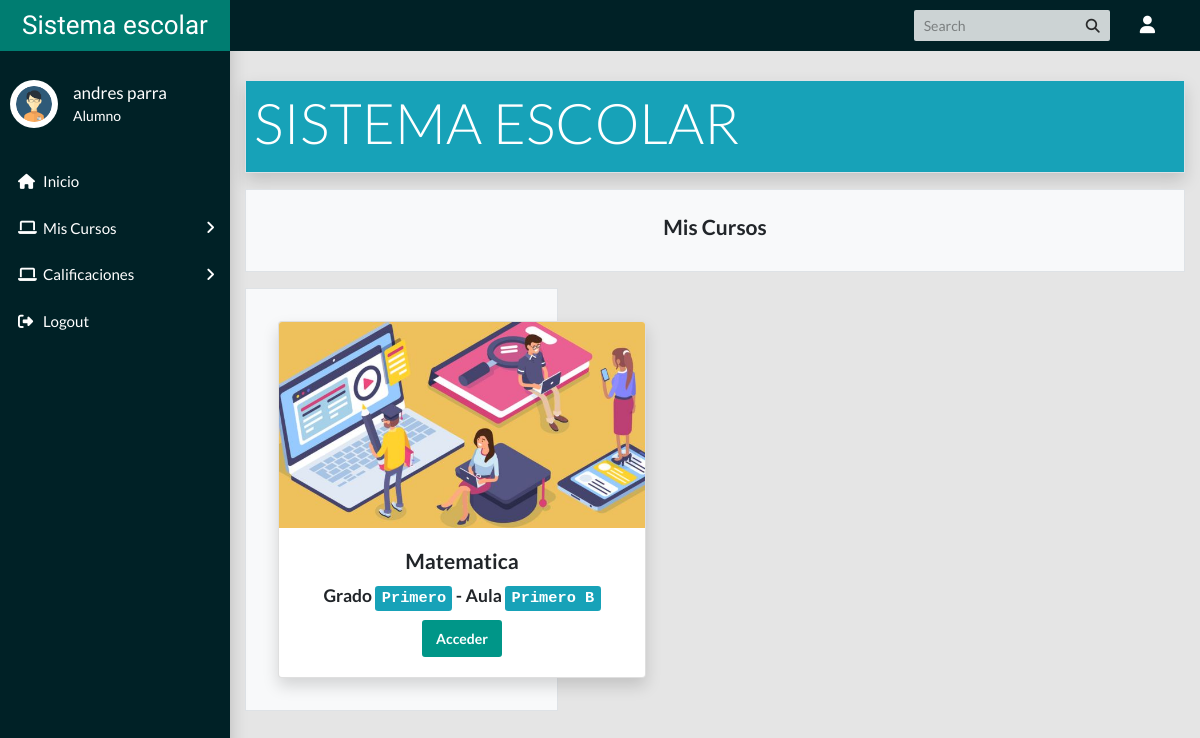
The page /alumno/index.php (signed in) on the database its author committed.
### tables this page shows
CREATE TABLE `alumno_profesor` (
  `ap_id` int(11) NOT NULL,
  `alumno_id` int(11) NOT NULL,
  `pm_id` int(11) NOT NULL,
  `periodo_id` int(11) NOT NULL,
  `estadop` int(11) NOT NULL
);

CREATE TABLE `materias` (
  `materia_id` int(11) NOT NULL,
  `nombre_materia` varchar(100) NOT NULL,
  `estado` int(11) NOT NULL DEFAULT 1
);

CREATE TABLE `grados` (
  `grado_id` int(11) NOT NULL,
  `nombre_grado` varchar(100) NOT NULL,
  `estado` int(11) NOT NULL DEFAULT 1
);

CREATE TABLE `aulas` (
  `aula_id` int(11) NOT NULL,
  `nombre_aula` varchar(100) NOT NULL,
  `estado` int(11) NOT NULL DEFAULT 1
);

### alumno/index.php (the view)
<?php
require_once 'includes/header.php';
require_once '../includes/conexion.php';
$idAlumno = $_SESSION['alumno_id'];
$sql ="SELECT * FROM alumno_profesor as ap INNER JOIN alumnos as al ON ap.alumno_id = al.alumno_id INNER JOIN profesor_materia as pm ON ap.pm_id = pm.pm_id INNER JOIN grados as g ON pm.grado_id = g.grado_id INNER JOIN aulas as a ON pm.aula_id = a.aula_id INNER JOIN profesor as p ON pm.profesor_id = p.profesor_id INNER JOIN materias as m ON pm.materia_id = m.materia_id WHERE al.alumno_id = $idAlumno";
$query = $pdo->prepare($sql);
$query->execute();
$row = $query->rowCount();
?>
<main class="app-content">
  <div class="row">
    <div class="col-md-12 border shadow p-2 bg-info text-white">
        <h3 class="display-4" >SISTEMA ESCOLAR</h3>
    </div>
  </div>
  <div class="row">
    <div class="col-md-12 text-center border mt-3 p-4 bg-light">
      <h4>Mis Cursos</h4>
    </div>
  </div>
  <div class="row">
        <?php if($row >0 ){
          while($data = $query->fetch()){
        ?>
        <div class="col-md-4 text-center border mt-3 p-4 bg-light">
            <div class="card m-2 shadow" style="width: 23rem";>
              <img src="images/card-school.png" class="card-img-top" alt="...">
              <div class="card-body">
                <h4 class="card-title text-center"><?=$data['nombre_materia'] ?></h4>
                <h5 class="card-title"> Grado <kbd class="bg-info"><?= $data['nombre_grado'] ?></kbd> - Aula
                <kbd class="bg-info"><?=$data['nombre_aula']?></kdb></h5>
                <a href="contenido.php?curso=<?= $data['pm_id']?>" class="btn btn-primary">Acceder</a>
              </div>
            </div>
        </div>
        <?php }  } ?>
      </div>
</main>
<?php
require_once 'includes/footer.php'
?>

### css/style.css (style rules this page uses)
*, *::before, *::after { padding: 0; margin: 0; box-sizing: border-box; }
body { font-family: 'Roboto', sans-serif; }

### rows shown on the page
alumno_profesor: materias.nombre_materia "Matematica", grados.nombre_grado "Primero", aulas.nombre_aula "Primero B"

### other values the page prints
$_SESSION['nombre'] "andres parra"
